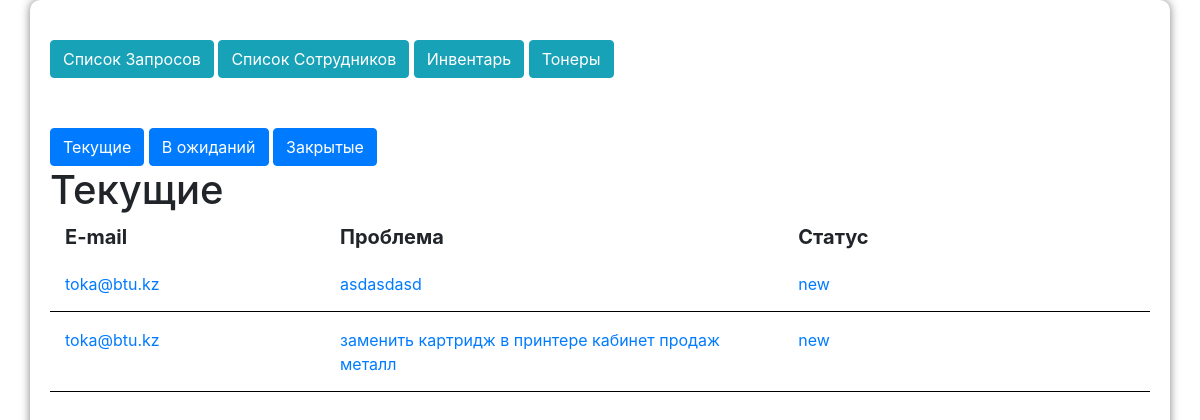
The page /zapros_list (signed in) on the database as committed earlier.
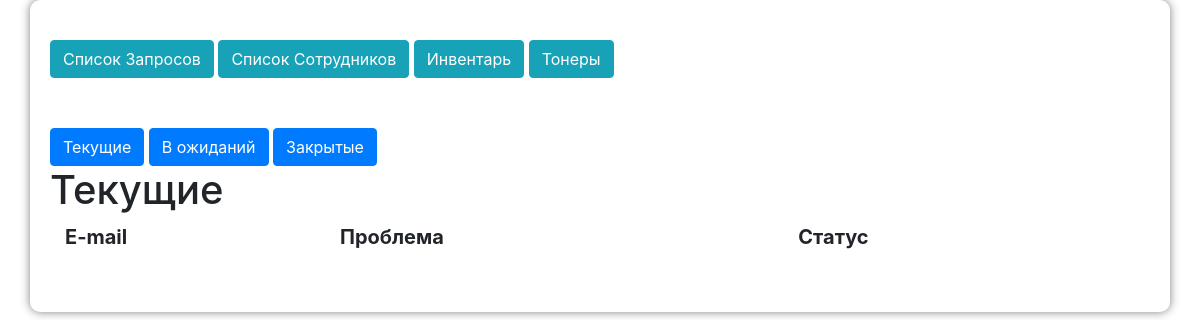
The same page on the database as committed later.
### blog/models.py (models this page shows, shortened)
class Zapros(models.Model):
    name = models.CharField('Почта',max_length=200, default='')
    problem = models.TextField('Опишите проблему',max_length=200, default='')
    unique_id = get_random_string(length=32)
    verification = models.CharField(unique_id, max_length=200, default = unique_id)
    status = models.CharField('Статус', max_length=200, default = 'new')
    def __str__(self):
        return self.name

### blog/views.py (the view)
# urls.py: path('zapros_list', views.zapros_list, name='zapros_list'),
def zapros_list(request):
    zaprosy = Zapros.objects.order_by('name')
    finisheds = Finished.objects.order_by('name')
    context = {
        'zaprosy': zaprosy,
        'finisheds': finisheds
    }
    return render(request, 'blog/zapros_list.html', context)

### blog/templates/blog/zapros_list.html (shortened to what this page needs)
{% extends 'blog/base.html' %}
{% block content %}
    {% if user.is_authenticated %}
        <div class="zapros_main">
            <div class="choices">
                <button class="btn btn-primary" id='1' onclick="zapros_choice(this.id)">Текущие</button>
                <button class="btn btn-primary" id='2' onclick="zapros_choice(this.id)">В ожиданий</button>
                <button class="btn btn-primary" id='3' onclick="zapros_choice(this.id)">Закрытые</button>
            </div>
            <div class="list zapros_list" id="list1">
                <h1>Текущие</h1>
                <div class="row">
                    <div class="col-md-3 title">E-mail</div>
                    <div class="col-md-5 title">Проблема</div>
                    <div class="col-md-2 title">Статус</div>
                </div>
                {% for zapros in zaprosy %}
                    {% if zapros.status == 'new' %}
                        <div class="row zapros">
                            <a href="{% url 'zapros_detail' zapros.pk %}">
                                <div class="row">
                                    <div class="col-md-3">{{ zapros }}</div>
                                    <div class="col-md-5">{{ zapros.problem }}</div>
                                    <div class="col-md-2">{{ zapros.status }}</div>
                                </div>
                            </a>
                            <br>
                        </div>
                    {% endif %}
                {% endfor %}
            </div>
        </div>
    {% endif %}
    {% endblock %}

Rows that differ between the two databases and show on the page:
removed Zapros: name "toka@btu.kz", problem "asdasdasd", status "new"
removed Zapros: name "toka@btu.kz", problem "заменить картридж в принтере кабинет продаж металл", status "new"
